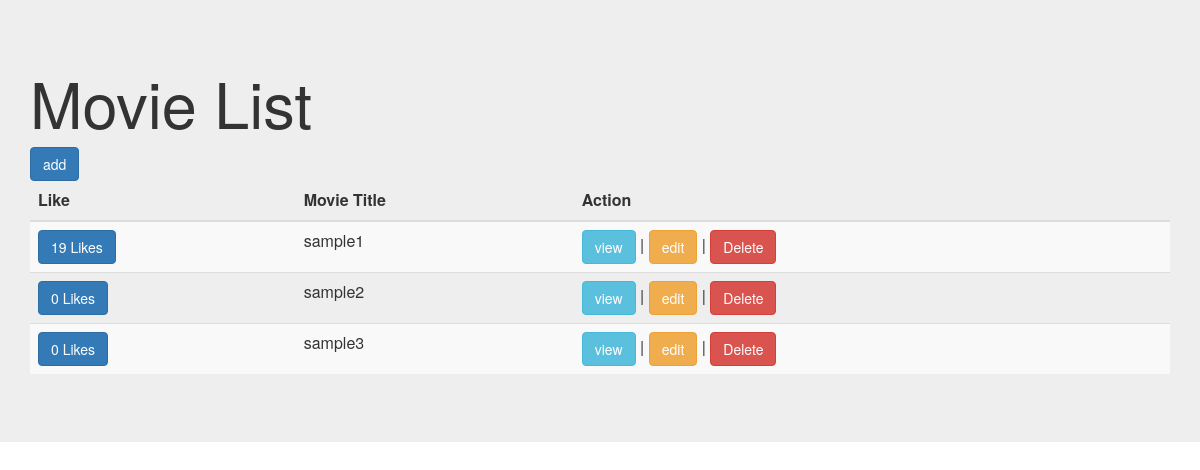
Before: / with the older database file.
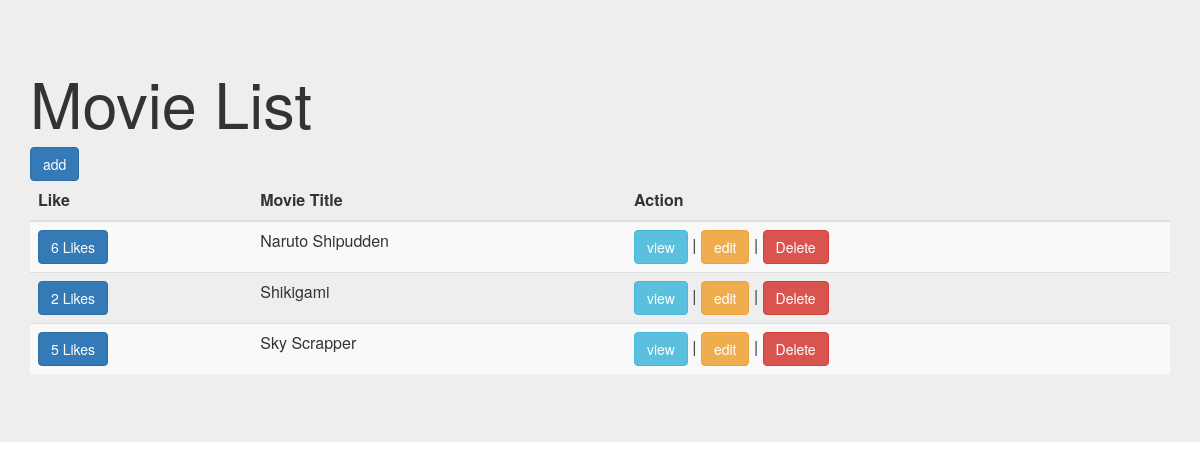
After: the same page with the newer database file.
### movies/models.py (models this page shows, shortened)
class Movie(models.Model):
    STATUS_CHOICES = (
    (0, False),
    (1, True),
    )
    title       =   models.CharField(max_length=100)
    is_active   =   models.IntegerField(choices=STATUS_CHOICES, default=1)
    created_at  =   models.DateTimeField(auto_now_add=True)
    updated_at  =   models.DateTimeField(auto_now=True)
    like_total  =   models.IntegerField(default=0)

### movies/views.py (the view)
# urls.py: path('', views.list_movies, name='list_movies'),
def list_movies(request):
    movies = Movie.objects.all().filter(is_active=1).order_by('title')
    return render(request, 'movies/list_movies.html', {'movies': movies})

### movies/templates/movies/list_movies.html (shortened to what this page needs)
{% extends 'base.html' %}
{% block title %}<h1>Movie List</h1>{% endblock %}
{% block content %}
<button class="btn btn-primary" type="button" name="create_movie"><a href="{% url 'create_movie' %}" style="color:white">add</a></button>
<div class="table-responsive table-fluid">
    <table class="table table-hover table-striped">
        <thead>
            <tr>
                <th>Like</th>
                <th>Movie Title</th>
                <th>Action</th>
            </tr>
        </thead>
        <tbody>
          {% for movie in movies %}
            <tr >
              <td><a href="#"class="btn btn-primary" role="button">{{ movie.like_total }} Likes</a></td>
              <td>{{ movie.title }}</td>
              <td>
              <button type="button" name="view_movies" class="btn btn-info"><a href="{% url 'detail_movies' movie.id %}" style="color:white">view</a></button> |
              <button type="button" name="update_movie" class="btn btn-warning"><a href="{% url 'update_movie' movie.id %}" style="color:white">edit</a></button> |
              <button type="button" class="btn btn-danger" data-toggle="modal" data-target="#myModal">Delete</button>
              </td>
            </tr>
          {% endfor %}
        </tbody>
    </table>
</div>
{% endblock %}

### movies/templates/base.html (shortened to what this page needs)
<html lang="en">
<head>
  <link rel="stylesheet" href="https://maxcdn.bootstrapcdn.com/bootstrap/3.3.7/css/bootstrap.min.css">
</head>
<body>
  <div class="jumbotron jumbotron-fluid">
        <div class="container">
            {% block title %}{% endblock %}
            {% block content %}
            {% endblock %}
        </div>
  </div>
</body>
</html>

Changed rows visible on the page:
removed Movie: like_total "19", title "sample1"
removed Movie: like_total "0", title "sample2"
removed Movie: like_total "0", title "sample3"
added Movie: like_total "6", title "Naruto Shipudden"
added Movie: like_total "2", title "Shikigami"
now on this page (row edited): Movie: like_total "5", title "Sky Scrapper"
